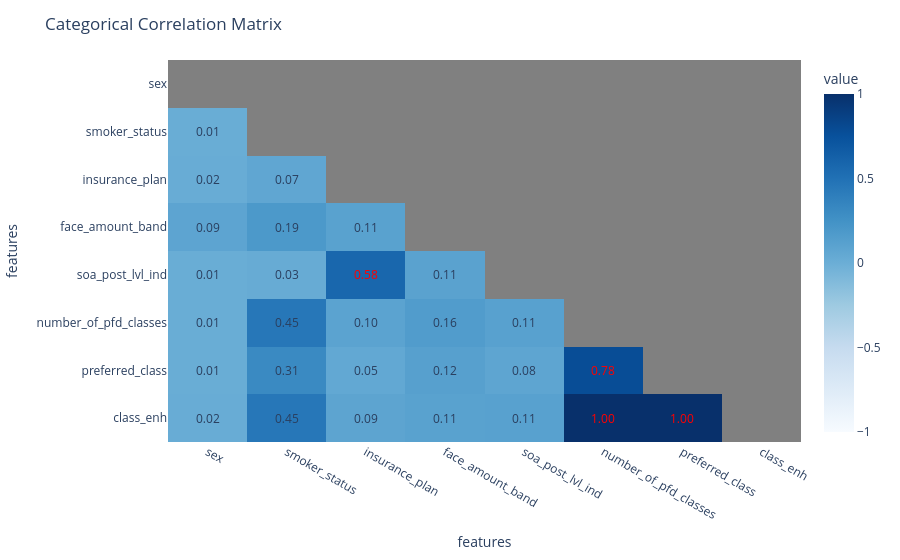

Notebook code for this chart:
### Code cell
corr_cat = eda.correlation(
    df=grouped_df, features=variables + ["qx_raw"], method="kendall", numeric=False
)
charters.matrix(df=corr_cat, threshold=0.5, title="Categorical Correlation Matrix")

### Figure 1 — Plotly figure (JSON) as saved in the notebook; plotly's stock layout.template omitted (floating-point values rounded to 4 significant figures)
{"data": [{"coloraxis": "coloraxis", "hovertemplate": "features: %{x}<br>features: %{y}<br>value: %{z}<extra></extra>", "name": "0", "type": "heatmap", "x": ["sex", "smoker_status", "insurance_plan", "face_amount_band", "soa_post_lvl_ind", "number_of_pfd_classes", "preferred_class", "class_enh"], "xaxis": "x", "y": ["sex", "smoker_status", "insurance_plan", "face_amount_band", "soa_post_lvl_ind", "number_of_pfd_classes", "preferred_class", "class_enh"], "yaxis": "y", "z": [[null, null, null, null, null, null, null, null], [0.01326, null, null, null, null, null, null, null], [0.0181, 0.06888, null, null, null, null, null, null], [0.08581, 0.188, 0.1109, null, null, null, null, null], [0.01074, 0.02715, 0.5774, 0.105, null, null, null, null], [0.0119, 0.452, 0.09549, 0.1577, 0.1132, null, null, null], [0.0133, 0.3121, 0.05307, 0.1233, 0.07983, 0.7796, null, null], [0.0179, 0.452, 0.08813, 0.11, 0.1147, 1, 1, null]]}], "layout": {"annotations": [{"showarrow": false, "text": "0.01", "x": "sex", "y": "smoker_status"}, {"showarrow": false, "text": "0.02", "x": "sex", "y": "insurance_plan"}, {"showarrow": false, "text": "0.07", "x": "smoker_status", "y": "insurance_plan"}, {"showarrow": false, "text": "0.09", "x": "sex", "y": "face_amount_band"}, {"showarrow": false, "text": "0.19", "x": "smoker_status", "y": "face_amount_band"}, {"showarrow": false, "text": "0.11", "x": "insurance_plan", "y": "face_amount_band"}, {"showarrow": false, "text": "0.01", "x": "sex", "y": "soa_post_lvl_ind"}, {"showarrow": false, "text": "0.03", "x": "smoker_status", "y": "soa_post_lvl_ind"}, {"font": {"color": "red"}, "showarrow": false, "text": "0.58", "x": "insurance_plan", "y": "soa_post_lvl_ind"}, {"showarrow": false, "text": "0.11", "x": "face_amount_band", "y": "soa_post_lvl_ind"}, {"showarrow": false, "text": "0.01", "x": "sex", "y": "number_of_pfd_classes"}, {"showarrow": false, "text": "0.45", "x": "smoker_status", "y": "number_of_pfd_classes"}, {"showarrow": false, "text": "0.10", "x": "insurance_plan", "y": "number_of_pfd_classes"}, {"showarrow": false, "text": "0.16", "x": "face_amount_band", "y": "number_of_pfd_classes"}, {"showarrow": false, "text": "0.11", "x": "soa_post_lvl_ind", "y": "number_of_pfd_classes"}, {"showarrow": false, "text": "0.01", "x": "sex", "y": "preferred_class"}, {"showarrow": false, "text": "0.31", "x": "smoker_status", "y": "preferred_class"}, {"showarrow": false, "text": "0.05", "x": "insurance_plan", "y": "preferred_class"}, {"showarrow": false, "text": "0.12", "x": "face_amount_band", "y": "preferred_class"}, {"showarrow": false, "text": "0.08", "x": "soa_post_lvl_ind", "y": "preferred_class"}, {"font": {"color": "red"}, "showarrow": false, "text": "0.78", "x": "number_of_pfd_classes", "y": "preferred_class"}, {"showarrow": false, "text": "0.02", "x": "sex", "y": "class_enh"}, {"showarrow": false, "text": "0.45", "x": "smoker_status", "y": "class_enh"}, {"showarrow": false, "text": "0.09", "x": "insurance_plan", "y": "class_enh"}, {"showarrow": false, "text": "0.11", "x": "face_amount_band", "y": "class_enh"}, {"showarrow": false, "text": "0.11", "x": "soa_post_lvl_ind", "y": "class_enh"}, {"font": {"color": "red"}, "showarrow": false, "text": "1.00", "x": "number_of_pfd_classes", "y": "class_enh"}, {"font": {"color": "red"}, "showarrow": false, "text": "1.00", "x": "preferred_class", "y": "class_enh"}], "coloraxis": {"cmax": 1, "cmin": -1, "colorbar": {"title": {"text": "value"}}, "colorscale": [[0, "rgb(247,251,255)"], [0.125, "rgb(222,235,247)"], [0.25, "rgb(198,219,239)"], [0.375, "rgb(158,202,225)"], [0.5, "rgb(107,174,214)"], [0.625, "rgb(66,146,198)"], [0.75, "rgb(33,113,181)"], [0.875, "rgb(8,81,156)"], [1, "rgb(8,48,107)"]]}, "margin": {"t": 60}, "plot_bgcolor": "gray", "title": {"text": "Categorical Correlation Matrix"}, "xaxis": {"anchor": "y", "domain": [0, 1], "showgrid": false, "title": {"text": "features"}}, "yaxis": {"anchor": "x", "autorange": "reversed", "domain": [0, 1], "showgrid": false, "title": {"text": "features"}}}}
